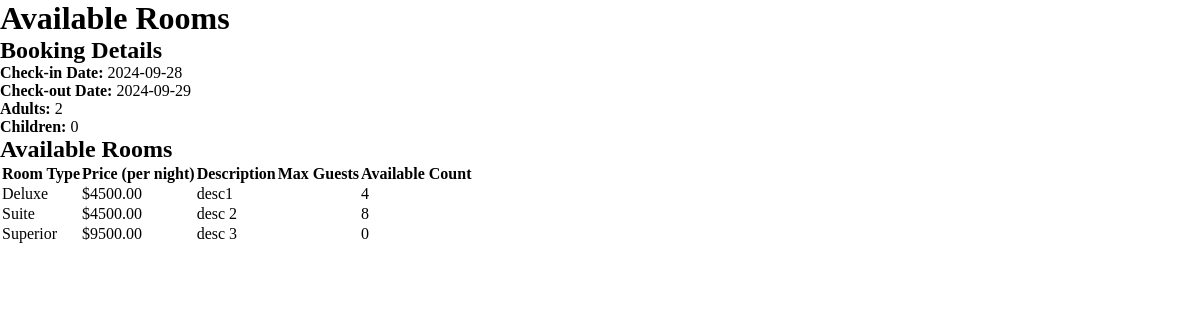
Screenshot of /available-rooms/ with the database file from the repository.
### bookings/models.py (models this page shows, shortened)
class RoomType(models.Model):
    name = models.CharField(max_length=100)
    price = models.DecimalField(max_digits=10, decimal_places=2)
    description = models.TextField(null=True, blank=True)
    good_for = models.PositiveSmallIntegerField(null=True)
    max_children = models.PositiveSmallIntegerField(null = True)
    max_adult = models.PositiveSmallIntegerField()
    inclusions = models.ManyToManyField(Inclusions)

### bookings/views.py (the view)
# urls.py: path('available-rooms/', views.available_rooms, name="available_rooms"),
def available_rooms(request):
    checkin, checkout = get_checkin_checkout_dates(request)
    checkin_str = checkin.strftime('%Y-%m-%d')
    checkout_str = checkout.strftime('%Y-%m-%d')
    room_counts = get_total_room_counts()
    booked_rooms = get_booked_room_counts(checkin, checkout)
    booked_rooms_dict = create_booked_rooms_dict(booked_rooms)
    available_rooms = calculate_available_rooms(room_counts, booked_rooms_dict)
    context = {
        'available_rooms': available_rooms,
        'pre_booking_data': {
            'checkin': checkin_str,
            'checkout': checkout_str,
            'adults': 2,
            'children': 0
        }
    }
    return render(request, 'base/booking_page.html', context)

### bookings/views.py (called while the page is built)
def get_checkin_checkout_dates(request):
    checkin_str = request.session.get('checkin')
    checkout_str = request.session.get('checkout')
    if checkin_str and checkout_str:
        checkin = datetime.strptime(checkin_str, '%Y-%m-%d').date()
        checkout = datetime.strptime(checkout_str, '%Y-%m-%d').date()
    else:
        today = datetime.now().date()
        checkin = today
        checkout = today + timedelta(days=1)
        request.session['checkin'] = checkin.strftime('%Y-%m-%d')
        request.session['checkout'] = checkout.strftime('%Y-%m-%d')
    return checkin, checkout

def get_total_room_counts():
    return Room.objects.values(
        'type__id', 'type__name', 'type__price', 'type__description',
        'type__good_for', 'type__max_children', 'type__max_adult'
    ).annotate(total_count=Count('id')).order_by('type__name')

def get_booked_room_counts(checkin, checkout):
    return Booking.objects.filter(
        Q(check_in__lt=checkout) & Q(check_out__gt=checkin)
    ).values(
        'room_type__id', 'room_type__name', 'room_type__price', 'room_type__description',
        'room_type__good_for', 'room_type__max_children', 'room_type__max_adult'
    ).annotate(booked_count=Count('id'))

def create_booked_rooms_dict(booked_rooms):
    return {
        (room['room_type__name'], room['room_type__price']): room['booked_count']
        for room in booked_rooms
    }

def calculate_available_rooms(room_counts, booked_rooms_dict):
    available_rooms = {}
    for room in room_counts:
        room_type_name = room['type__name']
        room_type_price = room['type__price']
        total_count = room['total_count']
        booked_count = booked_rooms_dict.get(
            (room_type_name, room_type_price), 0
        )  # Default to 0 if not booked
        available_count = total_count - booked_count
        available_rooms[room_type_name] = {
            'id': room['type__id'],
            'price': room_type_price,
            'description': room['type__description'],
            'good_for': room['type__good_for'],
            'max_children': room['type__max_children'],
            'max_adult': room['type__max_adult'],
            'count': available_count
        }
    return available_rooms

### bookings/templates/base/booking_page.html
{% include "main.html" %}
{% load static %}
{% block content %}
 <h1>Available Rooms</h1>
    <div class="pre-booking-info">
        <h2>Booking Details</h2>
        <p><strong>Check-in Date:</strong> {{ pre_booking_data.checkin }}</p>
        <p><strong>Check-out Date:</strong> {{ pre_booking_data.checkout }}</p>
        <p><strong>Adults:</strong> {{ pre_booking_data.adults }}</p>
        <p><strong>Children:</strong> {{ pre_booking_data.children }}</p>
    </div>
    <div class="available-rooms">
        <h2>Available Rooms</h2>
        {% if available_rooms %}
            <table>
                <thead>
                    <tr>
                        <th>Room Type</th>
                        <th>Price (per night)</th>
                        <th>Description</th>
                        <th>Max Guests</th>
                        <th>Available Count</th>
                    </tr>
                </thead>
                <tbody>
                    {% for room_type, room_info in available_rooms.items %}
                        <tr>
                            <td>{{ room_type }}</td>
                            <td>${{ room_info.price }}</td>
                            <td>{{ room_info.description }}</td>
                            <td>{{ room_info.max_guests }}</td>
                            <td>{{ room_info.count }}</td>
                        </tr>
                    {% endfor %}
                </tbody>
            </table>
        {% else %}
            <p>No rooms are available for the selected dates.</p>
        {% endif %}
    </div>
{% endblock content %}

### templates/main.html (shortened to what this page needs)
<!DOCTYPE html>
{% load static %}
<html>
    <head>
        <link rel="stylesheet" href="{% static 'styles/styles.css' %}">
    </head>
    <body>
    </body>
</html>

### static/styles/styles.css (style rules this page uses)
* { margin: 0; padding: 0; box-sizing: border-box; }
html, body { height: 100%; width: 100%; }

### rows the page displays
RoomType: name "Deluxe", price "4500.00", description "desc1", count "4"
RoomType: name "Suite", price "4500.00", description "desc 2", count "8"
RoomType: name "Superior", price "9500.00", description "desc 3", count "0"

### other values shown
{{ pre_booking_data.checkin }} "2024-09-28"
{{ pre_booking_data.checkout }} "2024-09-29"
{{ pre_booking_data.adults }} "2"
{{ pre_booking_data.children }} "0"
